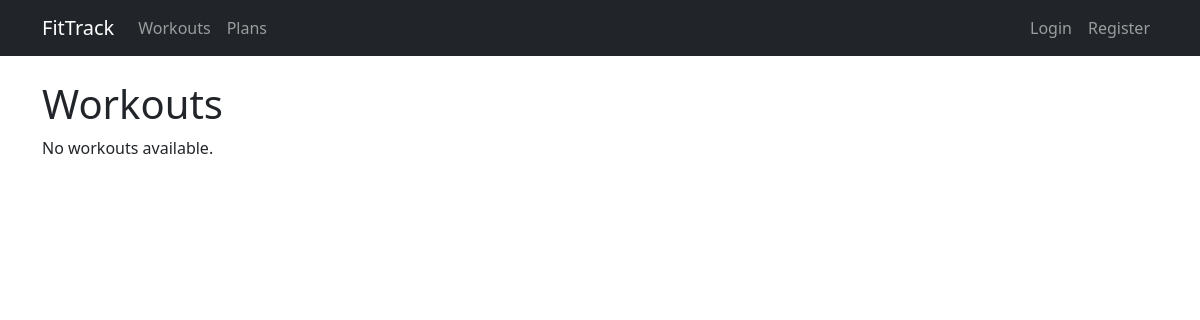
The page /workouts/ on the database as committed earlier.
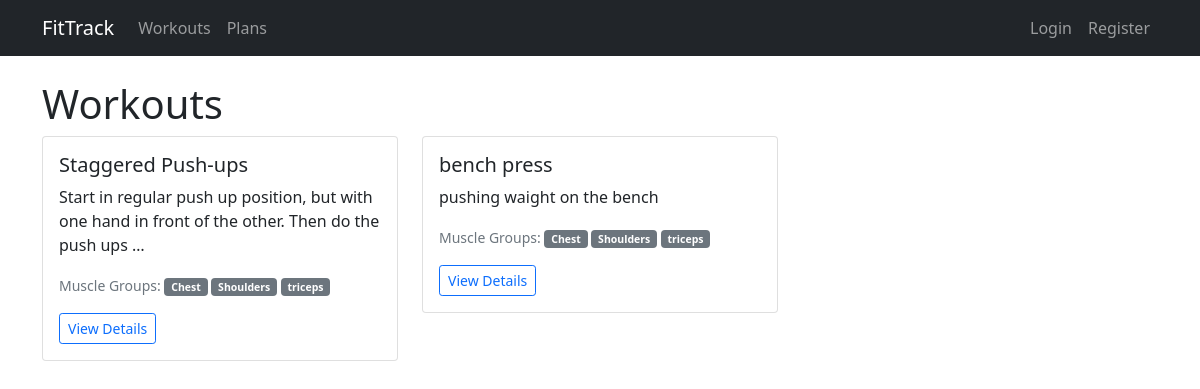
The same page on the database as committed later.
### workouts/models.py (models this page shows, shortened)
class Workout(models.Model):
    name = models.CharField(max_length=200)
    description = models.TextField()
    muscle_groups = models.ManyToManyField(MuscleGroup)
    demonstration_video_url = models.URLField(blank=True, null=True)
    created_by = models.ForeignKey(User, on_delete=models.SET_NULL, null=True)
    created_at = models.DateTimeField(auto_now_add=True)
    class Meta:
        ordering = ['name']

class MuscleGroup(models.Model):
    name = models.CharField(max_length=100)
    description = models.TextField(blank=True)
    class Meta:
        ordering = ['name']

### workouts/views.py (the view)
# urls.py: path('workouts/', views.workout_list, name='workout_list'),
def workout_list(request):
    workouts = Workout.objects.all()
    return render(request, 'workouts/workout_list.html', {'workouts': workouts})

### workouts/templates/workouts/workout_list.html (shortened to what this page needs)
{% extends 'workouts/base.html' %}
{% block content %}
<h1>Workouts</h1>
<div class="row">
    {% for workout in workouts %}
    <div class="col-md-4 mb-4">
        <div class="card">
            <div class="card-body">
                <h5 class="card-title">{{ workout.name }}</h5>
                <p class="card-text">{{ workout.description|truncatewords:20 }}</p>
                <p class="card-text">
                    <small class="text-muted">
                        Muscle Groups:
                        {% for mg in workout.muscle_groups.all %}
                        <span class="badge bg-secondary">{{ mg.name }}</span>
                        {% endfor %}
                    </small>
                </p>
                <a href="{% url 'workouts:workout_detail' workout.pk %}" class="btn btn-sm btn-outline-primary">View Details</a>
            </div>
        </div>
    </div>
    {% empty %}
    <div class="col-12">
        <p>No workouts available.</p>
    </div>
    {% endfor %}
</div>
{% endblock %}

### workouts/templates/workouts/base.html (shortened to what this page needs)
<!DOCTYPE html>
<html lang="en">
<head>
    <link rel="stylesheet" href="https://cdnjs.cloudflare.com/ajax/libs/font-awesome/6.0.0/css/all.min.css">
    <link href="https://cdn.jsdelivr.net/npm/bootstrap@5.1.3/dist/css/bootstrap.min.css" rel="stylesheet">
</head>
<body>
    <nav class="navbar navbar-expand-lg navbar-dark bg-dark">
        <div class="container">
            <a class="navbar-brand" href="{% url 'workouts:index' %}">FitTrack</a>
            <div class="collapse navbar-collapse" id="navbarNav">
                <ul class="navbar-nav me-auto">
                    <li class="nav-item">
                        <a class="nav-link" href="{% url 'workouts:workout_list' %}">Workouts</a>
                    </li>
                    <li class="nav-item">
                        <a class="nav-link" href="{% url 'workouts:workoutplan_list' %}">Plans</a>
                    </li>
                </ul>
                <ul class="navbar-nav">
                    {% if user.is_authenticated %}
                    <li class="nav-item">
                        <span class="navbar-text">Hello, {{ user.username }}</span>
                    </li>
                    <li class="nav-item">
                        <a class="nav-link" href="{% url 'logout' %}">Logout</a>
                    </li>
                    {% else %}
                    <li class="nav-item">
                        <a class="nav-link" href="{% url 'login' %}">Login</a>
                    </li>
                    <li class="nav-item">
                        <a class="nav-link" href="{% url 'workouts:register' %}">Register</a>
                    </li>
                    {% endif %}
                </ul>
            </div>
        </div>
    </nav>
    <div class="container mt-4">
        {% block content %}
        {% endblock %}
    </div>
</body>
</html>

Rows that differ between the two databases and show on the page:
added Workout: name "Staggered Push-ups", description "Start in regular push up position, but with one hand in front of the other. Then do the push ups …"
added MuscleGroup: name "Chest"
added MuscleGroup: name "Shoulders"
added MuscleGroup: name "triceps"
added Workout: name "bench press", description "pushing waight on the bench"
Other text that changed with them:
text no longer shown: "No workouts available."
